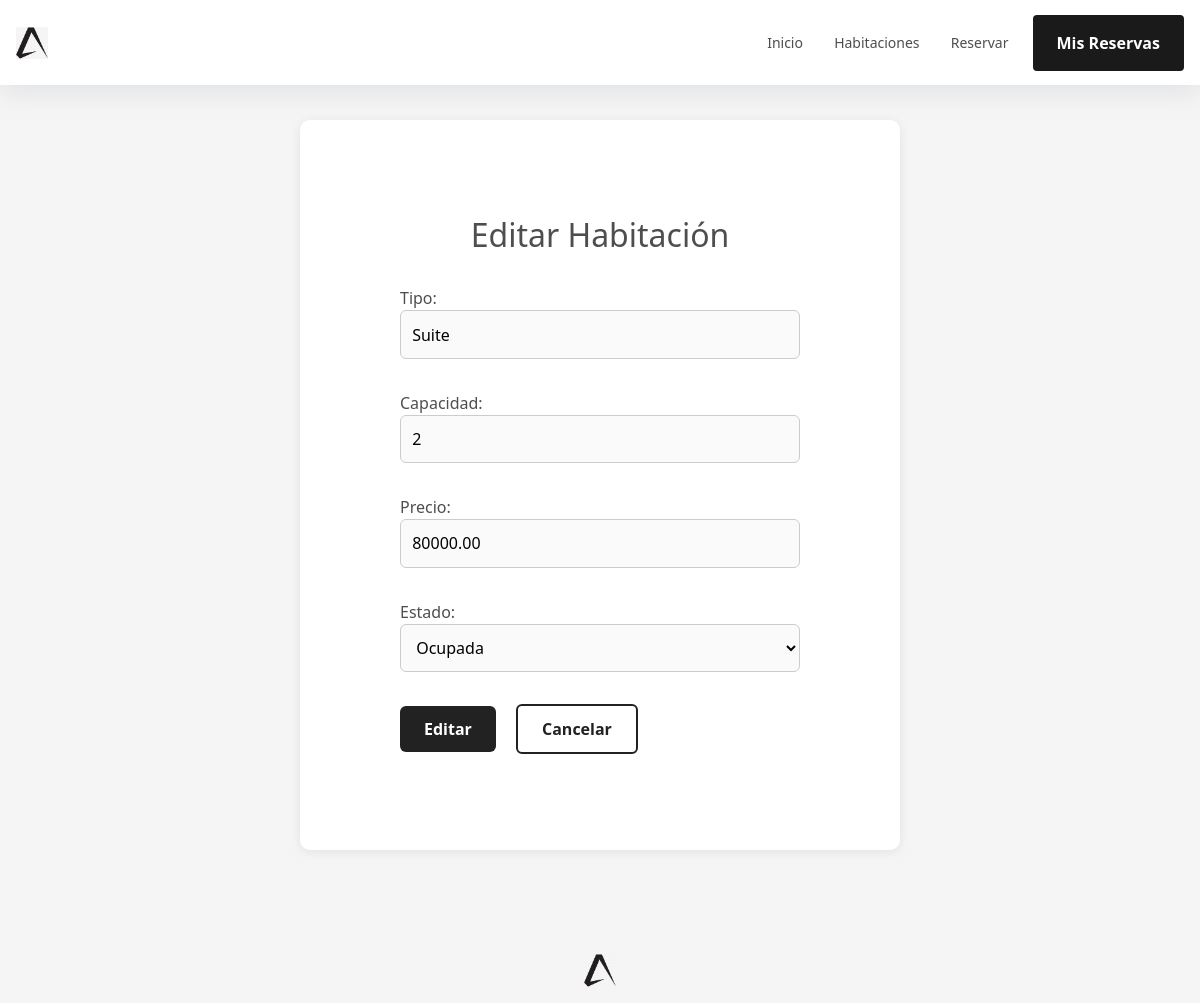
Screenshot of /habitacion/HAB001/editar/ (signed in) with the database file from the repository.
### core/models.py (models this page shows, shortened)
class Habitacion(models.Model):
    ESTADO_CHOICES = [
        ("disponible", "Disponible"),
        ("ocupada", "Ocupada"),
        ("mantenimiento", "Mantenimiento"),
    ]
    id_habitacion = models.CharField(max_length=32, unique=True, default=generate_habitacion_id)
    tipo = models.CharField(max_length=100)
    capacidad = models.PositiveSmallIntegerField()
    precio = models.DecimalField(max_digits=10, decimal_places=2)
    estado = models.CharField(max_length=20, choices=ESTADO_CHOICES, default="disponible")

### core/decorators.py (the view)
    def wrapper(request, *args, **kwargs):
        if not request.session.get('admin_id'):
            return redirect('login_admin')
        return view_func(request, *args, **kwargs)

### core/forms.py
class HabitacionForm(forms.ModelForm):
    class Meta:
        model = Habitacion
        fields = ['tipo', 'capacidad', 'precio', 'estado']

### core/views.py (called while the page is built)
@admin_required
def editar_habitacion(request, id_habitacion):
    habitacion = get_object_or_404(Habitacion, id_habitacion=id_habitacion)
    if request.method == "POST":
        form = HabitacionForm(request.POST, instance=habitacion)
        if form.is_valid():
            form.save()
            return redirect('gestion_reservas')
    else:
        form = HabitacionForm(instance=habitacion)
    return render(request, "habitacion_form.html", {"form": form, "accion": "Editar"})

### core/templates/habitacion_form.html (shortened to what this page needs)
{% extends "base/base.html" %}
{% load static %}
{% block content %}
<div class="landing-container" style="padding: 6rem; margin-top: 6rem;">
    <section class="hero-section">
        <h2>{{ accion }} Habitación</h2>
    </section>
    <div class="form-container">
        <form method="post" class="main-form">
            {{ form.as_p }}
            <button type="submit" class="btn-main">{{ accion }}</button>
            <a href="{% url 'gestion_reservas' %}" class="btn-cancel">Cancelar</a>
        </form>
    </div>
</div>
{% endblock %}

### core/static/css/general.css (style rules this page uses)
.landing-container { max-width: 900px; margin: 6rem auto 2rem auto; background: #fff; border-radius: 12px; box-shadow: 0 4px 16px rgba(0,0,0,0.1); padding: 2.5rem 2rem; transition: transform 0.2s ease, box-shadow 0.2s ease; }
.main-form input, .main-form select { width: 100%; padding: 0.9rem 1rem; margin-bottom: 1rem; border-radius: 8px; border: 1px solid #ddd; background: #fafafa; font-size: 1rem; transition: border 0.2s, background 0.2s; }
.landing-container, .crud-container { max-width: 900px; margin: 6rem auto 2rem auto; background: #fff; border-radius: 12px; box-shadow: 0 4px 16px rgba(0,0,0,0.1); padding: 2.5rem 2rem 2rem 2rem; transition: transform 0.2s ease, box-shadow 0.2s ease; }
.btn-cancel { background: #fff; color: #222; border: 2px solid #222; padding: 0.7rem 1.5rem; border-radius: 6px; font-size: 1rem; cursor: pointer; text-decoration: none; font-weight: 600; transition: background 0.2s, color 0.2s, border 0.2s; margin-left: 0.5rem; display: inline-block; }

### core/static/css/landing_page.css (style rules this page uses)
.landing-container { padding: 2rem; max-width: 1100px; margin: 0 auto; }
.hero-section { text-align: center; margin-bottom: 2rem; }
.btn-main { background: #222; color: #fff; padding: 0.8rem 2rem; border-radius: 6px; text-decoration: none; font-weight: 500; transition: background 0.3s ease; }

### core/static/css/core.css (style rules this page uses)
:root { --primary: #ffffff; --primaryLight: #f5f5f5; --secondary: #808485; --secondaryLight: #6c7475; --headerColor: #222222; --bodyTextColor: #4e4e4e; --bodyTextColorWhite: #ffffff; --topperFontSize: clamp(0.8125rem, 1.6vw, 1rem); --headerFontSize: clamp(1.9375rem, 3.9vw, 3.0625rem); --bodyFontSize: 1rem; --sectionPadding: clamp(3.75rem, 7.82vw, 6.25rem) 1rem; --bs-body-color: #ffffff; }
body { margin: 0; padding: 0; background-color: var(--primaryLight); color: var(--bodyTextColor); }
button, .cs-button { background-color: var(--secondary); color: var(--bodyTextColorWhite); border: none; padding: 0.75rem 1.5rem; border-radius: 8px; font-weight: 600; cursor: pointer; transition: background 0.3s ease; }
.landing-container { max-width: 600px; margin: 2rem auto; background: #fff; border-radius: 10px; box-shadow: 0 2px 12px rgba(0,0,0,0.08); padding: 2.5rem 2rem; }
.hero-section { text-align: center; margin-bottom: 2rem; }
.form-container { margin: 0 auto; max-width: 400px; }
.main-form input, .main-form select { width: 100%; padding: 0.7rem; margin-bottom: 1rem; border-radius: 6px; border: 1px solid #ccc; }
.btn-main { background: #222; color: #fff; border: none; padding: 0.7rem 1.5rem; border-radius: 6px; font-size: 1rem; cursor: pointer; margin-right: 0.5rem; transition: background 0.2s; font-weight: 600; }
.btn-cancel { background: #fff; color: #222; border: 2px solid #222; padding: 0.7rem 1.5rem; border-radius: 6px; font-size: 1rem; cursor: pointer; text-decoration: none; font-weight: 600; transition: background 0.2s, color 0.2s, border 0.2s; margin-left: 0.5rem; display: inline-block; }
.btn-main, .btn-cancel, .btn-danger, .btn-table, .btn-add { display: inline-block; font-weight: 600; border: none; border-radius: 8px; cursor: pointer; text-decoration: none; padding: 0.7rem 1.5rem; transition: all 0.25s ease; }

### rows the page displays
Habitacion: tipo "Suite", capacidad "2", precio "80000.00", estado "Ocupada"

### other values shown
{{ accion }} "Editar"
